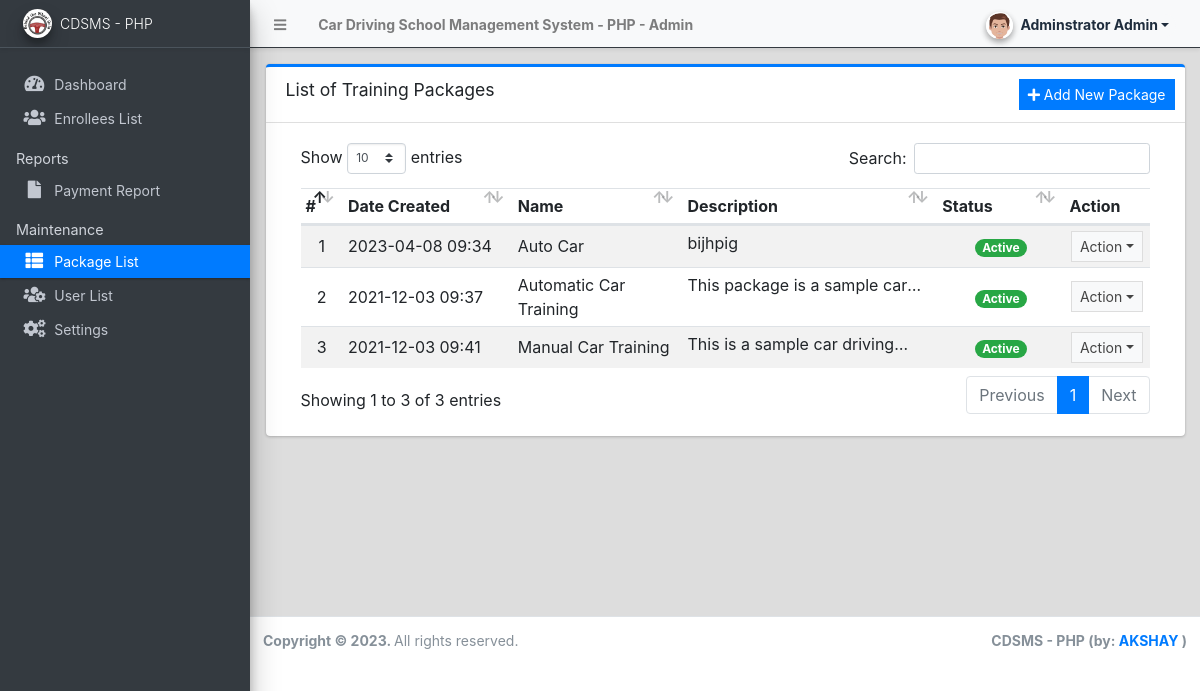
/admin/?page=packages (signed in), run on the app's committed database.
### tables this page shows
CREATE TABLE `package_list` (
  `id` int(11) NOT NULL,
  `name` text NOT NULL,
  `description` text NOT NULL,
  `training_duration` varchar(100) NOT NULL,
  `cost` float NOT NULL DEFAULT 0,
  `status` tinyint(1) NOT NULL DEFAULT 1,
  `date_created` datetime NOT NULL DEFAULT current_timestamp()
);

### admin/packages/index.php (the view, shortened to what this page needs)
<div class="card card-outline card-primary">
	<div class="card-header">
		<h3 class="card-title">List of Training Packages</h3>
		<div class="card-tools">
			<a href="javascript:void(0)" id="create_new" class="btn btn-flat btn-sm btn-primary"><span class="fas fa-plus"></span>  Add New Package</a>
		</div>
	</div>
	<div class="card-body">
		<div class="container-fluid">
        <div class="container-fluid">
			<table class="table table-hover table-striped">
				<colgroup>
					<col width="5%">
					<col width="20%">
					<col width="20%">
					<col width="30%">
					<col width="15%">
					<col width="10%">
				</colgroup>
				<thead>
					<tr>
						<th>#</th>
						<th>Date Created</th>
						<th>Name</th>
						<th>Description</th>
						<th>Status</th>
						<th>Action</th>
					</tr>
				</thead>
				<tbody>
					<?php
						$i = 1;
						$qry = $conn->query("SELECT * from `package_list`order by `name` asc ");
						while($row = $qry->fetch_assoc()):
					?>
						<tr>
							<td class="text-center"><?php echo $i++; ?></td>
							<td class=""><?php echo date("Y-m-d H:i",strtotime($row['date_created'])) ?></td>
							<td><?php echo ucwords($row['name']) ?></td>
							<td class="truncate-1"><?php echo $row['description'] ?></td>
							<td class="text-center">
                                <?php
                                    switch($row['status']){
                                        case '1':
                                            echo "<span class='badge badge-success badge-pill'>Active</span>";
                                            break;
                                    }
                                ?>
                            </td>
							<td align="center">
								 <button type="button" class="btn btn-flat btn-default btn-sm dropdown-toggle dropdown-icon" data-toggle="dropdown">
				                  		Action
				                  </button>
							</td>
						</tr>
					<?php endwhile; ?>
				</tbody>
			</table>
		</div>
		</div>
	</div>
</div>

### data on the page
package_list: date_created "2023-04-08 09:34", name "Auto Car", description "bijhpig", status "Active"
package_list: date_created "2021-12-03 09:37", name "Automatic Car Training", description "This package is a sample…", status "Active"
package_list: date_created "2021-12-03 09:41", name "Manual Car Training", description "This is a sample car…", status "Active"

### other printed values
$_settings->info('name') "Car Driving School Management System - PHP"
$_settings->userdata('firstname').' '.$_settings->userdata('lastname') "Adminstrator Admin"
$_settings->info('short_name') "CDSMS - PHP"
